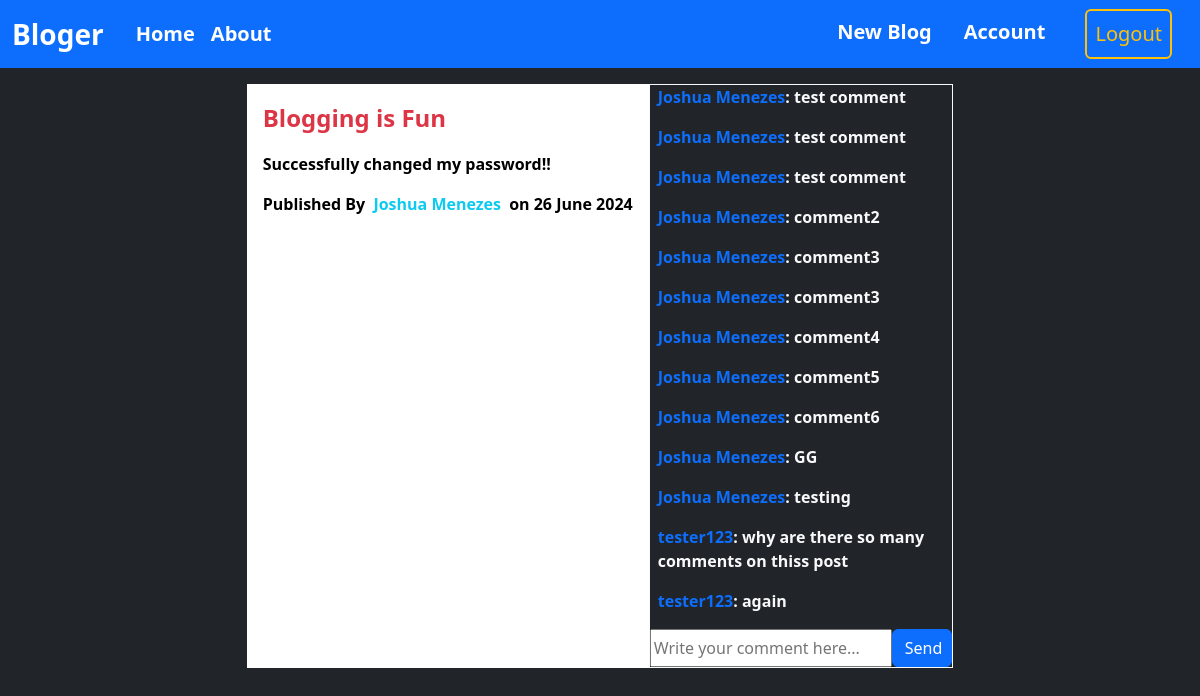
Screenshot of /post/12/comment/new (signed in) with the database file from the repository.
### package/models.py (models this page shows, shortened)
class Post(db.Model):
    id = db.Column(db.Integer, primary_key=True)
    title = db.Column(db.String(100), nullable=False)
    date_posted = db.Column(db.DateTime, nullable=False, default = datetime.utcnow)
    content = db.Column(db.Text, nullable=False)
    user_id = db.Column(db.Integer, db.ForeignKey("user.id"), nullable=False)
    comments = db.relationship("Comment", backref="post", lazy=True)
    likes = db.relationship("Like", backref="post", lazy="dynamic")

class User(db.Model, UserMixin):
    id = db.Column(db.Integer, primary_key=True)
    username = db.Column(db.String(20), unique=True, nullable=False)
    email = db.Column(db.String(120), unique=True, nullable=False)
    image = db.Column(db.String(20), nullable=False, default="default.jpg")
    password = db.Column(db.String(60), nullable=False)
    posts = db.relationship("Post", backref="author", lazy=True)
    comments = db.relationship("Comment", backref="author", lazy=True)
    likes = db.relationship("Like", backref="user", lazy=True)

class Comment(db.Model):
    id = db.Column(db.Integer, primary_key=True)
    content = db.Column(db.String(100), nullable=False)
    date_posted = db.Column(db.DateTime, nullable=False, default = datetime.utcnow)
    u_id = db.Column(db.Integer, db.ForeignKey("user.id"), nullable=False)
    p_id = db.Column(db.Integer, db.ForeignKey("post.id"), nullable=False)

### package/comments/routes.py (the view)
@comment.route("/post/<int:p_id>/comment/new", methods=["GET", "POST"])
@login_required
def new_comment(p_id):
    form = CommentForm()
    post = Post.query.get(p_id)
    if form.validate_on_submit():
        com = Comment(content=form.content.data, author=current_user, post=post)
        db.session.add(com)
        db.session.commit()
        flash("Your comment is posted", "success")
        return redirect(url_for("comment.new_comment", p_id=p_id))
    comm = Comment.query.filter_by(p_id=p_id)
    return render_template("create_comment.html", title="New Comment", form=form, post=post, comment=comm)

### package/comments/forms.py
class CommentForm(FlaskForm):
    content = StringField("Enter your comments", validators=[DataRequired()])
    send = SubmitField("Send")

### package/models.py (called while the page is built)
@loginManager.user_loader
def load_user(user_id):
    return User.query.get(int(user_id))

### package/templates/create_comment.html (shortened to what this page needs)
{% extends 'layouts.html' %}
{% block content %}
  <div class="d-flex flex-column flex-md-row justify-content-center mediumheight" >
    <div class="bg-white text-black overflow-auto-md text-overflow" style="max-width: 450px;">
      <div class="flex-fill mx-3 py-3 ">
        <p class="title fs-4 text-decoration-none text-danger">{{ post.title }}</p>
        <p class="mt-3 over">{{ post.content }}</p>
        <div class="d-flex flex-column" style="">
          <p class="bold fw-5 fs-6">
            Published By
            <a href="{{ url_for('users.user_post', username=post.author.username) }}" class="text-decoration-none mx-1 pt-1 text-info">{{ post.author.username }}</a>
            on
            {{ post.date_posted.strftime('%d %B %Y') }}
          </p>
        </div>
      </div>
    </div>
    <div class="d-flex flex-column justify-content-between border border-light text-overflow overflow-auto">
      <div class="px-2" style="max-width: 300px;">
        {% for c in  comment%}
            <p><a class="text-decoration-none" href="{{url_for("users.user_post", username=c.author.username)}}">{{c.author.username}}</a>: {{c.content}}</p>
        {% endfor %}
      </div>
      <form method="post" action="" class="" style="width: 100%;" novalidate>
        <fieldset class="d-flex flex-column">
          <div class="form-group">
            {% if form.content.errors %}
              <div class="d-flex is-invalid">
                {{ form.content(class='', placeholder='Write your comment here...', style='width:80%') }}
                {{ form.send(class='btn btn-primary', style="width:20%;") }}
                </div>
              <div class="invalid-feedback">
                {% for error in form.content.errors %}
                  <span>{{ error }}</span>
                {% endfor %}
              </div>
            {% else %}
            <div class="d-flex">
                {{ form.content(class='', placeholder='Write your comment here...', style='width:80%') }}
                {{ form.send(class='btn btn-primary',  style="width:20%;") }}
                </div>
            {% endif %}
          </div>
        </fieldset>
      </form>
    </div>
  </div>
{% endblock %}

### package/static/main.css (style rules this page uses)
body { margin: 0; padding: 0px 0px; height: 100vh; }
@media (min-width: 768px) { .overflow-auto-md { overflow: auto; } }
@media (min-width: 768px) { .mediumheight { max-height: 80vh; } }

### rows the page displays
Post: title "Blogging is Fun", content "Successfully changed my password!!", date_posted "26 June 2024"
User: author.username "Joshua Menezes"
Comment: author.username "Joshua Menezes", content "test comment"
Comment: author.username "Joshua Menezes", content "test comment"
Comment: author.username "Joshua Menezes", content "test comment"
Comment: author.username "Joshua Menezes", content "comment2"
Comment: author.username "Joshua Menezes", content "comment3"
Comment: author.username "Joshua Menezes", content "comment3"
Comment: author.username "Joshua Menezes", content "comment4"
Comment: author.username "Joshua Menezes", content "comment5"
Comment: author.username "Joshua Menezes", content "comment6"
Comment: author.username "Joshua Menezes", content "GG"
Comment: author.username "Joshua Menezes", content "testing"
Comment: author.username "tester123", content "why are there so many comments on thiss post"
Comment: author.username "tester123", content "again"
